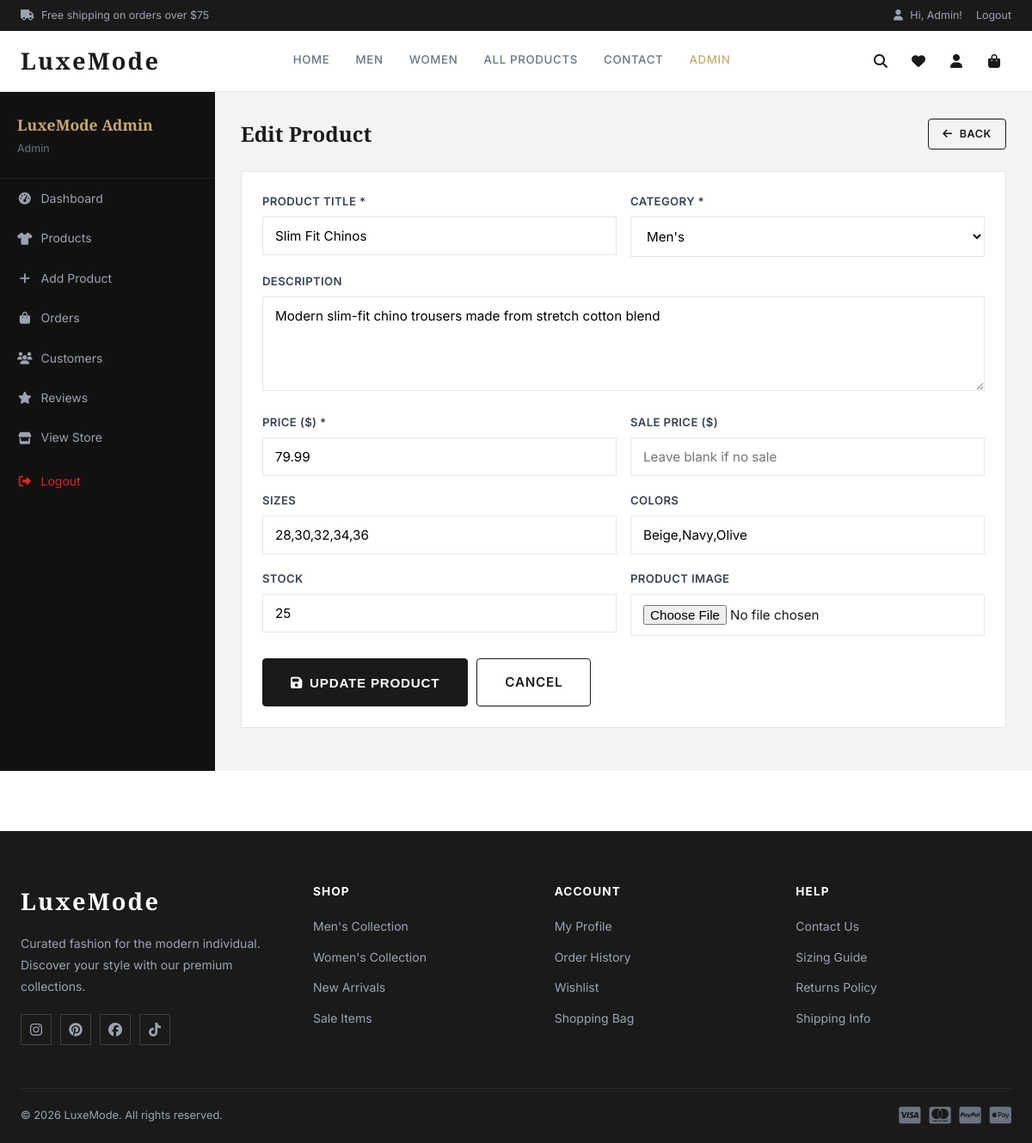
/admin/edit-product.php?id=2 (signed in), run on the app's committed database.
### tables this page shows
CREATE TABLE IF NOT EXISTS products (
    product_id INT AUTO_INCREMENT PRIMARY KEY,
    title VARCHAR(200) NOT NULL,
    description TEXT,
    price DECIMAL(10,2) NOT NULL,
    sale_price DECIMAL(10,2) DEFAULT NULL,
    image VARCHAR(255),
    size VARCHAR(100),
    color VARCHAR(100),
    category ENUM('mens','womens','kids','accessories') NOT NULL,
    stock INT DEFAULT 0,
    created_at TIMESTAMP DEFAULT CURRENT_TIMESTAMP
);

### includes/auth.php (called while the page is built, shortened)
<?php
function clean($v) { return htmlspecialchars(strip_tags(trim($v))); }

### admin/edit-product.php (the view, shortened to what this page needs)
<?php
require_once '../includes/header.php';
$id = (int)($_GET['id'] ?? 0);
$p  = $conn->query("SELECT * FROM products WHERE product_id=$id")->fetch_assoc();
?>
<div class="admin-layout">
    <?php include 'sidebar.php'; ?>
    <div class="admin-main">
        <div class="admin-header-bar">
            <h2>Edit Product</h2>
            <a href="products.php" class="btn btn-outline btn-sm"><i class="fas fa-arrow-left"></i> Back</a>
        </div>
        <div class="admin-card">
            <form method="POST" enctype="multipart/form-data">
                <div class="form-row">
                    <div class="form-group">
                        <label>Product Title *</label>
                        <input type="text" name="title" value="<?= clean($p['title']) ?>">
                    </div>
                    <div class="form-group">
                        <label>Category *</label>
                        <select name="category">
                            <?php foreach(['mens'=>"Men's",'womens'=>"Women's",'kids'=>'Kids','accessories'=>'Accessories'] as $v=>$l): ?>
                            <option value="<?= $v ?>" <?= $p['category']===$v?'selected':'' ?>><?= $l ?></option>
                            <?php endforeach; ?>
                        </select>
                    </div>
                </div>
                <div class="form-group">
                    <label>Description</label>
                    <textarea name="description" rows="3"><?= clean($p['description']) ?></textarea>
                </div>
                <div class="form-row">
                    <div class="form-group">
                        <label>Price ($) *</label>
                        <input type="number" name="price" step="0.01" value="<?= $p['price'] ?>">
                    </div>
                    <div class="form-group">
                        <label>Sale Price ($)</label>
                        <input type="number" name="sale_price" step="0.01" value="<?= $p['sale_price'] ?? '' ?>" placeholder="Leave blank if no sale">
                    </div>
                </div>
                <div class="form-row">
                    <div class="form-group">
                        <label>Sizes</label>
                        <input type="text" name="size" value="<?= clean($p['size']) ?>">
                    </div>
                    <div class="form-group">
                        <label>Colors</label>
                        <input type="text" name="color" value="<?= clean($p['color']) ?>">
                    </div>
                </div>
                <div class="form-row">
                    <div class="form-group">
                        <label>Stock</label>
                        <input type="number" name="stock" value="<?= $p['stock'] ?>">
                    </div>
                    <div class="form-group">
                        <label>Product Image</label>
                        <input type="file" name="image" accept="image/*">
                    </div>
                </div>
                <div style="display:flex;gap:10px;margin-top:8px;">
                    <button type="submit" class="btn btn-dark btn-lg"><i class="fas fa-save"></i> Update Product</button>
                    <a href="products.php" class="btn btn-outline btn-lg">Cancel</a>
                </div>
            </form>
        </div>
    </div>
</div>
<?php require_once '../includes/footer.php'; ?>

### css/style.css (style rules this page uses)
*, *::before, *::after { box-sizing: border-box; margin: 0; padding: 0; }
:root { --primary: #1a1a1a; --accent: #c9a96e; --accent-light: #f5efe6; --rose: #e8b4b8; --success: #16a34a; --danger: #dc2626; --gray: #6b7280; --gray-light: #f3f4f6; --border: #e5e7eb; --white: #ffffff; --shadow: 0 1px 3px rgba(0,0,0,.08), 0 1px 2px rgba(0,0,0,.12); --shadow-md: 0 4px 12px rgba(0,0,0,.1); --shadow-lg: 0 10px 30px rgba(0,0,0,.12); --radius: 4px; --radius-lg: 8px; --transition: all .25s ease; --font-serif: 'Playfair Display', Georgia, serif; --font-sans: 'Inter', system-ui, sans-serif; }
body { font-family: var(--font-sans); color: var(--primary); background: var(--white); line-height: 1.6; }
a { text-decoration: none; color: inherit; transition: var(--transition); }
.btn { display: inline-flex; align-items: center; gap: 8px; padding: 12px 24px; font-size: .875rem; font-weight: 600; letter-spacing: .05em; text-transform: uppercase; cursor: pointer; border: 1.5px solid transparent; transition: var(--transition); border-radius: var(--radius); }
.btn-dark { background: var(--primary); color: var(--white); border-color: var(--primary); }
.btn-outline { background: transparent; color: var(--primary); border-color: var(--primary); }
.btn-sm { padding: 7px 16px; font-size: .78rem; }
.btn-lg { padding: 15px 32px; font-size: .95rem; }
.form-group { margin-bottom: 18px; }
.form-group label { display: block; font-size: .82rem; font-weight: 600; letter-spacing: .03em; text-transform: uppercase; margin-bottom: 7px; color: #374151; }
.form-group input, .form-group select, .form-group textarea { width: 100%; padding: 12px 14px; border: 1.5px solid var(--border); font-size: .95rem; font-family: var(--font-sans); outline: none; transition: var(--transition); background: var(--white); }
.form-group textarea { resize: vertical; min-height: 110px; }
.form-row { display: grid; grid-template-columns: 1fr 1fr; gap: 16px; }
.admin-layout { display: flex; min-height: calc(100vh - 110px); }
.admin-main { flex: 1; padding: 30px; background: var(--gray-light); }
.admin-header-bar { display: flex; justify-content: space-between; align-items: center; margin-bottom: 24px; }
.admin-header-bar h2 { font-family: var(--font-serif); font-size: 1.5rem; }
.admin-card { background: var(--white); border: 1px solid var(--border); padding: 24px; margin-bottom: 20px; }

### data on the page
products: title "Slim Fit Chinos", category "Men's", description "Modern slim-fit chino trousers made from stretch cotton blend", price "79.99", size "28,30,32,34,36", color "Beige,Navy,Olive", stock "25"

### other printed values
$_SESSION['fullname'] "Admin"
